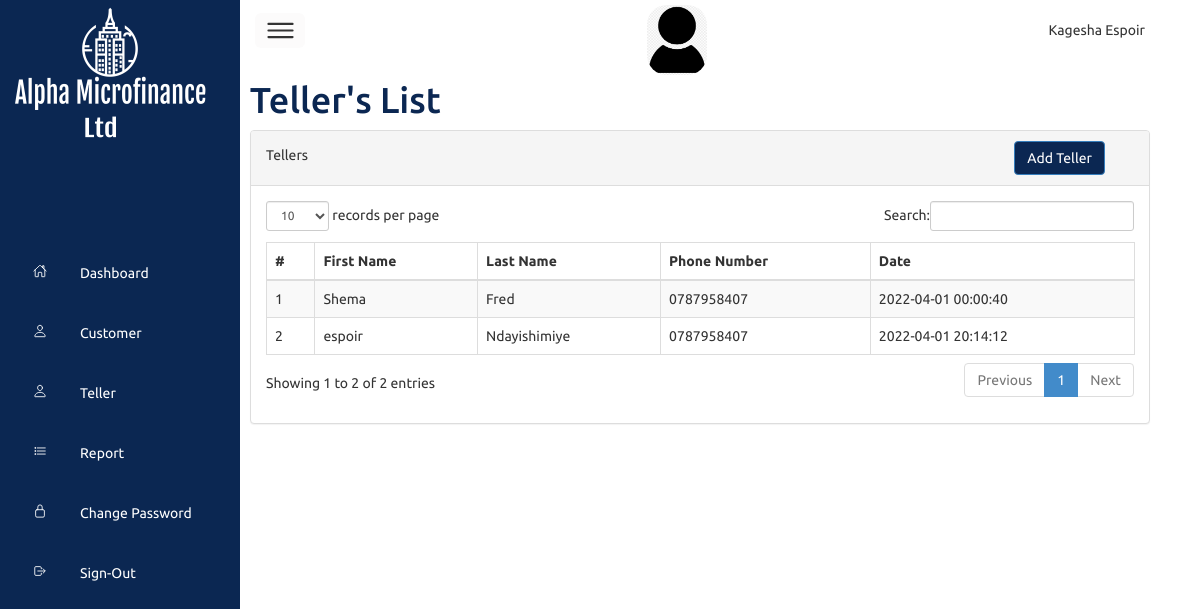
The page /teller.php (signed in) on the database its author committed.
### tables this page shows
CREATE TABLE `employee` (
  `id` int(11) NOT NULL,
  `firstName` varchar(20) NOT NULL,
  `lastName` varchar(20) NOT NULL,
  `username` varchar(20) NOT NULL,
  `password` varchar(50) NOT NULL,
  `status` int(2) NOT NULL DEFAULT 1,
  `type` int(2) NOT NULL,
  `phoneNumber` varchar(20) NOT NULL,
  `dateTime` timestamp NOT NULL DEFAULT current_timestamp()
);

### teller.php (the view, shortened to what this page needs)
<?php
 if($_SESSION['username'] == '')
   {
 header('location:index.php');
 }
 else{
?>
<?php
include 'header.php';
?>
<div class="main">
    <div class="topbar">
        <div class="toggle">
            <ion-icon name="menu-outline"></ion-icon>
        </div>
        <div class="user">
            <img src="images/user.png"style="width:60px;height:70px;"/>
        </div>
       <?php echo $firstName." ".$lastName ?>
     </div>
     <div class="row">
    <div class="col-lg-12"><h1 style="color:#0B2752;margin-top:20px">Teller's List</h1></div>
  </div>
 <div class="row">
                <div class="col-md-12">
                    <div class="panel panel-default">
                        <div class="panel-heading">
                            <div class="row">
                                <div class="col-lg-10">
                                    Tellers
                                </div>
                                <div class="col-lg-2">
                                <a href="addTeller.php"> <button style="background-color:#0B2752;color:#fff" name="login" type="submit" class="btn btn-primary">Add Teller</button> </a>
                                </div>
                            </div>
                        </div>
                        <div class="panel-body">
                            <div class="table-responsive">
                                <table class="table table-striped table-bordered table-hover" id="dataTables-example">
                                <thead>
                                    <tr>
                                        <th >#</th>
                                        <th > First Name</th>
                                        <th > Last Name</th>
                                        <th > Phone Number</th>
                                        <th >Date</th>
                                    </tr>
                                </thead>
                                <tbody>
                                <?php   $number =1;
                                        $tellerQuery = "SELECT * FROM `employee` WHERE type = 2";
                                        $tellerResult = $connect->query($tellerQuery);
                                        while( $data = mysqli_fetch_array($tellerResult)){
                                        $firstName = $data['firstName'];
                                        $lastName = $data['lastName'];
                                        $phoneNumber = $data['phoneNumber'];
                                        $dateTime = $data['dateTime'];
                                        ?>
                                        <tr>
                                            <td><?php echo $number ?></td>
                                            <td><?php echo $firstName ?></td>
                                            <td><?php echo $lastName ?></td>
                                            <td><?php echo $phoneNumber	 ?></td>
                                            <td><?php echo $dateTime ?></td>
                                        </tr>
                                 <?php $number++; } ?>
                                </tbody>
                                </table>
                            </div>
                        </div>
                    </div>
     </div>
</body>
</html>
<?php } ?>

### css/styley.css (style rules this page uses)
* { padding: 0; margin: 0; box-sizing: border-box; font-family: 'ubuntu', sans-serif; }
:root { --bleed:#287bff; --white: #fff; --gray: #f5f5f5; --black1: #222222; --black2: #999; }
body { min-height: 100vh; overflow-x: hidden; }
.main { position: absolute; width: calc(100% - 300px); left:250px; min-height: 100vh; background: var(--white); transition: 0.5s; }
.topbar { width: 100%; height: 60px; display: flex; justify-content: space-between; align-items: center; padding: 5px; }
.toggle { position: relative; top: 0; border-radius: 6px; width: 50px; background: rgba(156, 101, 101, 0.027); display: flex; justify-content: center; align-items: center; font-size: 2.5em; cursor: pointer; }
.user { position: relative; width: 60px; height: 70px; margin-top:20px; border-radius: 20px; overflow: hidden; cursor: pointer; }
.user img { position: relative; top: 0; left: 0; width: 100%; height: 100%; object-fit: cover; }
.btn { position: relative; padding: 8px 10px; background: rgb(102, 38, 38); text-decoration: none; color: var(--white); border-radius: 10px; font-weight: 700; }

### rows shown on the page
employee: firstName "Shema", lastName "Fred", phoneNumber "0787958407", dateTime "2022-04-01 00:00:40"
employee: firstName "espoir", lastName "Ndayishimiye", phoneNumber "0787958407", dateTime "2022-04-01 20:14:12"

### other values the page prints
$firstName "Kagesha"
$lastName "Espoir"
